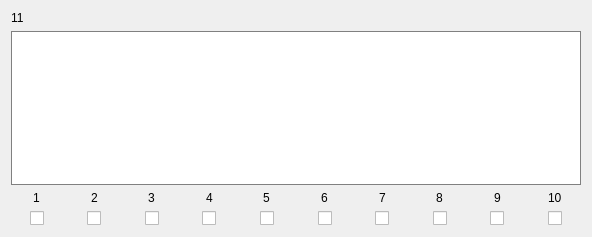
            <widget class="QWidget" name="scrollAreaWidgetContents_156">
             <property name="geometry">
              <rect>
               <x>0</x>
               <y>0</y>
               <width>592</width>
               <height>237</height>
              </rect>
             </property>
             <layout class="QVBoxLayout" name="verticalLayout_103">
              <item>
               <widget class="QLabel" name="Name_11">
                <property name="text">
                 <string>11</string>
                </property>
               </widget>
              </item>
              <item>
               <widget class="QTextEdit" name="Text_11">
                <property name="styleSheet">
                 <string notr="true">border: 1px solid gray</string>
                </property>
               </widget>
              </item>
              <item>
               <layout class="QHBoxLayout" name="horizontalLayout_14">
                <property name="bottomMargin">
                 <number>0</number>
                </property>
                <item>
                 <layout class="QVBoxLayout" name="verticalLayout_123">
                  <property name="rightMargin">
                   <number>0</number>
                  </property>
                  <property name="bottomMargin">
                   <number>0</number>
                  </property>
                  <item alignment="Qt::AlignHCenter">
                   <widget class="QLabel" name="label_102">
                    <property name="text">
                     <string>1</string>
                    </property>
                   </widget>
                  </item>
                  <item alignment="Qt::AlignHCenter">
                   <widget class="QCheckBox" name="Check_11_1">
                    <property name="text">
                     <string/>
                    </property>
                   </widget>
                  </item>
                 </layout>
                </item>
                <item>
                 <layout class="QVBoxLayout" name="verticalLayout_124">
                  <property name="rightMargin">
                   <number>0</number>
                  </property>
                  <property name="bottomMargin">
                   <number>0</number>
                  </property>
                  <item alignment="Qt::AlignHCenter">
                   <widget class="QLabel" name="label_103">
                    <property name="text">
                     <string>2</string>
                    </property>
                   </widget>
                  </item>
                  <item alignment="Qt::AlignHCenter">
                   <widget class="QCheckBox" name="Check_11_2">
                    <property name="text">
                     <string/>
                    </property>
                   </widget>
                  </item>
                 </layout>
                </item>
                <item>
                 <layout class="QVBoxLayout" name="verticalLayout_125">
                  <property name="rightMargin">
                   <number>0</number>
                  </property>
                  <property name="bottomMargin">
                   <number>0</number>
                  </property>
                  <item alignment="Qt::AlignHCenter">
                   <widget class="QLabel" name="label_104">
                    <property name="text">
                     <string>3</string>
                    </property>
                   </widget>
                  </item>
                  <item alignment="Qt::AlignHCenter">
                   <widget class="QCheckBox" name="Check_11_3">
                    <property name="text">
                     <string/>
                    </property>
                   </widget>
                  </item>
                 </layout>
                </item>
                <item>
                 <layout class="QVBoxLayout" name="verticalLayout_126">
                  <property name="rightMargin">
                   <number>0</number>
                  </property>
                  <property name="bottomMargin">
                   <number>0</number>
                  </property>
                  <item alignment="Qt::AlignHCenter">
                   <widget class="QLabel" name="label_105">
                    <property name="text">
                     <string>4</string>
                    </property>
                   </widget>
                  </item>
                  <item alignment="Qt::AlignHCenter">
                   <widget class="QCheckBox" name="Check_11_4">
                    <property name="text">
                     <string/>
                    </property>
                   </widget>
                  </item>
                 </layout>
                </item>
                <item>
                 <layout class="QVBoxLayout" name="verticalLayout_127">
                  <property name="rightMargin">
                   <number>0</number>
                  </property>
                  <property name="bottomMargin">
                   <number>0</number>
                  </property>
                  <item alignment="Qt::AlignHCenter">
                   <widget class="QLabel" name="label_106">
                    <property name="text">
                     <string>5</string>
                    </property>
                   </widget>
                  </item>
                  <item alignment="Qt::AlignHCenter">
                   <widget class="QCheckBox" name="Check_11_5">
                    <property name="text">
                     <string/>
                    </property>
                   </widget>
                  </item>
                 </layout>
                </item>
                <item>
                 <layout class="QVBoxLayout" name="verticalLayout_128">
                  <property name="rightMargin">
                   <number>0</number>
                  </property>
                  <property name="bottomMargin">
                   <number>0</number>
                  </property>
                  <item alignment="Qt::AlignHCenter">
                   <widget class="QLabel" name="label_107">
                    <property name="text">
                     <string>6</string>
                    </property>
                   </widget>
                  </item>
                  <item alignment="Qt::AlignHCenter">
                   <widget class="QCheckBox" name="Check_11_6">
                    <property name="text">
                     <string/>
                    </property>
                   </widget>
                  </item>
                 </layout>
                </item>
                <item>
                 <layout class="QVBoxLayout" name="verticalLayout_129">
                  <property name="rightMargin">
                   <number>0</number>
                  </property>
                  <property name="bottomMargin">
                   <number>0</number>
                  </property>
                  <item alignment="Qt::AlignHCenter">
                   <widget class="QLabel" name="label_108">
                    <property name="text">
                     <string>7</string>
                    </property>
                   </widget>
                  </item>
                  <item alignment="Qt::AlignHCenter">
                   <widget class="QCheckBox" name="Check_11_7">
                    <property name="text">
                     <string/>
                    </property>
                   </widget>
                  </item>
                 </layout>
                </item>
                <item>
                 <layout class="QVBoxLayout" name="verticalLayout_130">
                  <property name="rightMargin">
                   <number>0</number>
                  </property>
                  <property name="bottomMargin">
                   <number>0</number>
                  </property>
                  <item alignment="Qt::AlignHCenter">
                   <widget class="QLabel" name="label_109">
                    <property name="text">
                     <string>8</string>
                    </property>
                   </widget>
                  </item>
                  <item alignment="Qt::AlignHCenter">
                   <widget class="QCheckBox" name="Check_11_8">
                    <property name="text">
                     <string/>
                    </property>
                   </widget>
                  </item>
                 </layout>
                </item>
                <item>
                 <layout class="QVBoxLayout" name="verticalLayout_131">
                  <property name="rightMargin">
                   <number>0</number>
                  </property>
                  <property name="bottomMargin">
                   <number>0</number>
                  </property>
                  <item alignment="Qt::AlignHCenter">
                   <widget class="QLabel" name="label_110">
                    <property name="text">
                     <string>9</string>
                    </property>
                   </widget>
                  </item>
                  <item alignment="Qt::AlignHCenter">
                   <widget class="QCheckBox" name="Check_11_9">
                    <property name="text">
                     <string/>
                    </property>
                   </widget>
                  </item>
                 </layout>
                </item>
                <item>
                 <layout class="QVBoxLayout" name="verticalLayout_132">
                  <property name="rightMargin">
                   <number>0</number>
                  </property>
                  <property name="bottomMargin">
                   <number>0</number>
                  </property>
                  <item alignment="Qt::AlignHCenter">
                   <widget class="QLabel" name="label_111">
                    <property name="text">
                     <string>10</string>
                    </property>
                   </widget>
                  </item>
                  <item alignment="Qt::AlignHCenter">
                   <widget class="QCheckBox" name="Check_11_10">
                    <property name="text">
                     <string/>
                    </property>
                   </widget>
                  </item>
                 </layout>
                </item>
               </layout>
              </item>
             </layout>
            </widget>
